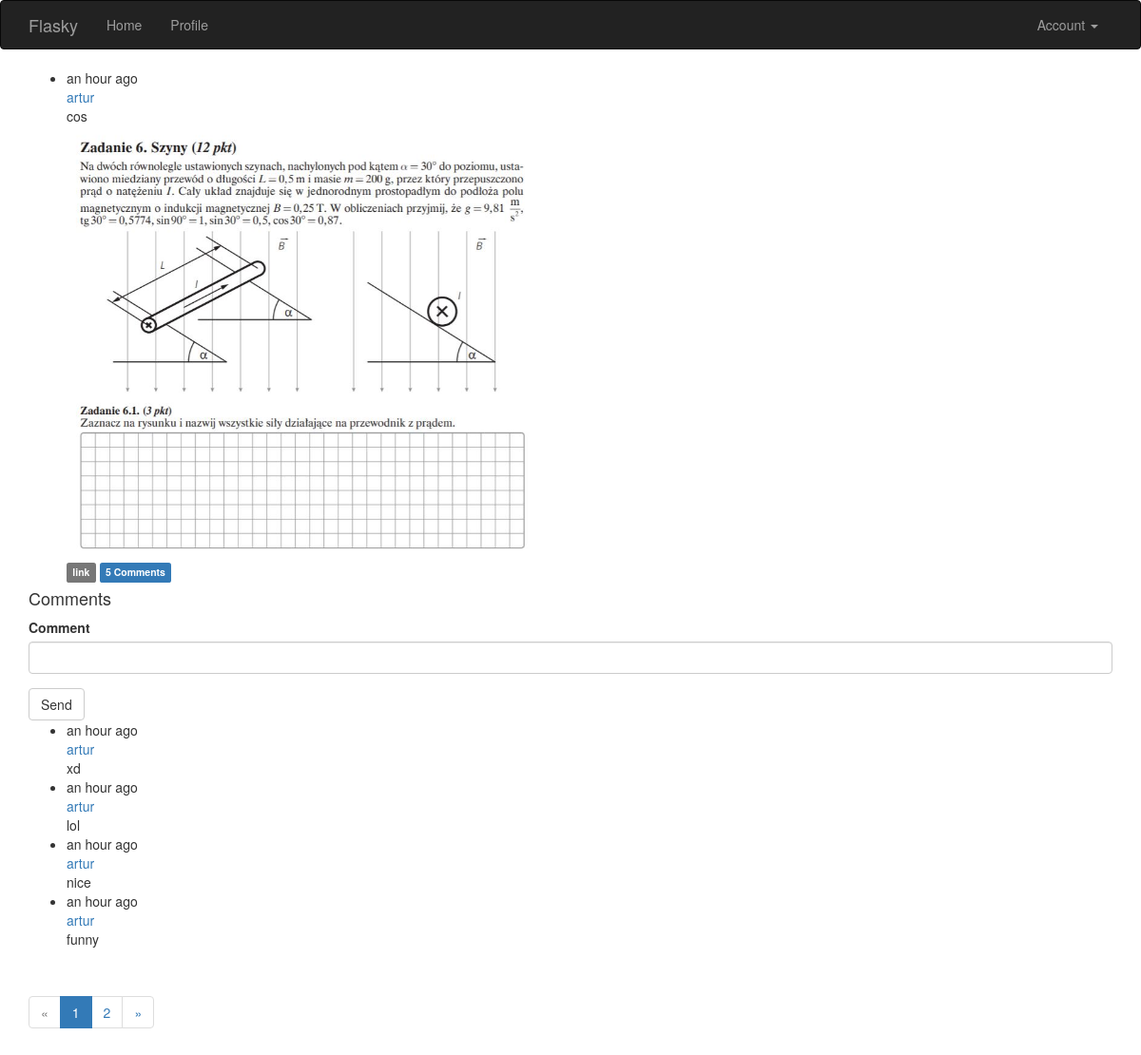
Page /post/1 (signed in) on the committed database.
### app/models/models.py (models this page shows, shortened)
class Post(db.Model):
    __tablename__ = 'posts'
    id = db.Column(db.Integer, primary_key=True)
    body = db.Column(db.Text)
    timestamp = db.Column(db.DateTime, index=True, default=datetime.datetime.utcnow)
    author_id = db.Column(db.Integer, db.ForeignKey('users.id'))
    picture_path = db.Column(db.String(128), unique=True, index=True)
    comments = db.relationship('Comment', backref='post', lazy='dynamic')

class User(UserMixin, db.Model):
    __tablename__ = 'users'
    id = db.Column(db.Integer, primary_key=True)
    email = db.Column(db.String(64), unique=True, index=True)
    username = db.Column(db.String(64), unique=True, index=True)
    role_id = db.Column(db.Integer, db.ForeignKey('roles.id'))
    password_hash = db.Column(db.String(128))
    confirmed = db.Column(db.Boolean, default=False)
    name = db.Column(db.String(64))
    location = db.Column(db.String(64))
    about_me = db.Column(db.Text())
    member_since = db.Column(db.DateTime(), default=datetime.datetime.utcnow)
    last_seen = db.Column(db.DateTime(), default=datetime.datetime.utcnow)
    posts = db.relationship('Post', backref='author', lazy='dynamic')
    followed = db.relationship('Follow', foreign_keys=[Follow.follower_id],
                               backref=db.backref('follower', lazy='joined'), lazy='dynamic',
                               cascade='all, delete-orphan')
    followers = db.relationship('Follow', foreign_keys=[Follow.followed_id],
                                backref=db.backref('followed', lazy='joined'), lazy='dynamic',
                                cascade='all, delete-orphan')
    comments = db.relationship('Comment', backref='author', lazy='dynamic')
    def ping(self):
        self.last_seen = datetime.datetime.utcnow()
        db.session.add(self)
        db.session.commit()
    def can(self, perm):
        return self.role is not None and self.role.has_permission(perm)
    @property
    def password(self):
        raise AttributeError('Cannot read password attribute')

class Comment(db.Model):
    __tablename__ = 'comments'
    id = db.Column(db.Integer, primary_key=True)
    body = db.Column(db.Text)
    body_html = db.Column(db.Text)
    timestamp = db.Column(db.DateTime, index=True, default=datetime.datetime.utcnow)
    disabled = db.Column(db.Boolean)
    author_id = db.Column(db.Integer, db.ForeignKey('users.id'))
    post_id = db.Column(db.Integer, db.ForeignKey('posts.id'))

### app/main/views.py (the view)
@main.route('/post/<int:id>', methods=['GET', 'POST'])
def post(id):
    post = Post.query.get_or_404(id)
    form = CommentForm()
    if form.validate_on_submit():
        comment = Comment(body=form.body.data, post=post, author=current_user._get_current_object())
        db.session.add(comment)
        db.session.commit()
        flash('your comment has been added')
        return redirect(url_for('.post', id=post.id, page=-1))
    page = request.args.get('page', 1, type=int)
    if page == -1:
        page = (post.comments.count() - 1) // current_app.config['COMMENTS_PER_PAGE'] + 1
    pagination = post.comments.order_by(Comment.timestamp.asc()).paginate(
        page, per_page=current_app.config['COMMENTS_PER_PAGE'], error_out=False)
    comments = pagination.items
    return render_template('post.html', posts=[post], form=form, comments=comments, pagination=pagination)

### app/main/forms.py
class CommentForm(FlaskForm):
    body = StringField('Comment', validators=[DataRequired()])
    submit = SubmitField('Send')

### app/auth/views.py (called while the page is built)
@auth.before_app_request
def before_request():
    if current_user.is_authenticated:
        current_user.ping()
        if not current_user.confirmed \
                and request.blueprint != 'auth' and request.endpoint != 'static':
            return redirect(url_for('auth.unconfirmed'))

### app/main/__init__.py (called while the page is built)
@main.app_context_processor
def inject_permission():
    return dict(Permission=Permission)

### app/models/models.py (called while the page is built)
@login_manager.user_loader
def load_user(user_id):
    return User.query.get(int(user_id))

    def has_permission(self, perm):
        return self.permission & perm == perm

### app/templates/post.html (shortened to what this page needs)
{% extends "base.html" %}
{% import "bootstrap/wtf.html" as wtf %}
{% import "_macros.html" as macros %}
{% block page_content %}
{% include '_posts.html' %}
<h4 id="comments">Comments</h4>
{% if current_user.can(Permission.COMMENT) %}
<div class="comment-form">
    {{ wtf.quick_form(form) }}
</div>
{% endif %}
{% include '_comments.html' %}
{% if pagination %}
<div class="pagination">
    {{ macros.pagination_widget(pagination, '.post', fragment='#comments', id=posts[0].id) }}
</div>
{% endif %}
{% endblock %}

### app/templates/_posts.html (shortened to what this page needs)
<ul class="posts">
    {% for post in posts %}
    <li class="post">
        <div class="post-content">
            <div class="post-date">{{ moment(post.timestamp).fromNow() }}</div>
            <div class="post-author"><a href="{{ url_for('.user', username=post.author.username) }}">{{ post.author.username }}</a></div>
            <div class="post-body">{{ post.body }}</div>
            <img class="post-img" width="500" src="{{ post.picture_path }}">
        </div>
        <div class="post-footer">
                <a href="{{ url_for('.post', id=post.id) }}">
                    <span class="label label-default">link</span>
                </a>
                <a href="{{ url_for('.post', id=post.id) }}#comments">
                    <span class="label label-primary">{{ post.comments.count() }} Comments</span>
                </a>
            </div>
    </li>
    {% endfor %}
</ul>

### app/templates/_comments.html (shortened to what this page needs)
<ul class="comments">
    {% for comment in comments %}
    <li class="comment">
        <div class="comment-content">
            <div class="comment-date">{{ moment(comment.timestamp).fromNow() }}</div>
            <div class="comment-author"><a href="{{ url_for('.user', username=comment.author.username) }}">{{ comment.author.username }}</a></div>
            <div class="comment-body">
                {% if comment.body_html %}
                    {{ comment.body_html | safe }}
                {% else %}
                    {{ comment.body }}
                {% endif %}
            </div>
        </div>
    </li>
    {% endfor %}
</ul>

### rows in the picture
Post: timestamp "an hour ago", author.username "artur", body "cos", picture_path (picture), comments.count "5"
Comment: timestamp "an hour ago", author.username "artur", body_html "xd"
Comment: timestamp "an hour ago", author.username "artur", body_html "lol"
Comment: timestamp "an hour ago", author.username "artur", body_html "nice"
Comment: timestamp "an hour ago", author.username "artur", body_html "funny"

### other values in the picture
{{ p }} "1"
{{ p }} "2"
